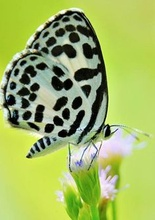
%> input picture Features/butterfly.jpg, 155 x 220 px, shrunk from 236 x 336 before the run
$ octave canny.m   (GNU Octave 9; MATLAB toolbox functions it lacks are replaced by stand-ins)
%> lines starting %> are read from the running program, lines starting %| are printed output that depends on the picture
f = rgb2gray(im2double(imread('butterfly.jpg')));
%> f: size 220x155 double; min 0, max 0.995, mean 0.648
s = sqrt(2); % std dev
hthresh = 0.1250;
lthresh = hthresh*0.4;


%% Gaussian blur the input image
Bf = imfilter(f, fspecial('gaussian',ceil(3*s)*2+1, s), 'replicate', 'conv');
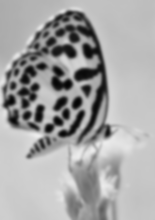
%> Bf: size 220x155 double; min 0.0165, max 0.933, mean 0.648

%% Compute gradient magnitude maps in 4 directions: — \ | /
dfdx = imfilter(Bf, [1, 0, -1; 2, 0, -2; 1, 0, -1], 'conv');
dfdy = imfilter(Bf, [1, 2, 1; 0, 0, 0; -1, -2, -1], 'conv');
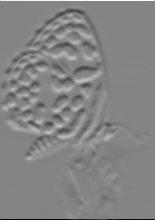
%> dfdy: size 220x155 double; min -3.29, max 3.04, mean -0.000121; drawn with min black and max white
grad = sqrt(dfdx.^2 + dfdy.^2);
theta = atan2d(dfdy, dfdx);
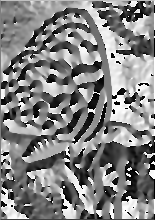
%> theta: size 220x155 double; min -180, max 180, mean 5.3; drawn with min black and max white

%% Edge thinning: Non-maximum suppression

[h,w] = size(f);
%> h = 220; w = 155
edgethin = zeros(h,w);
for i=2:h-1
    for j=2:w-1
        % 0 deg (180)
        if (theta(i,j) >= -22.5 && theta(i,j) <= 22.5) || (theta(i,j) < -157.5 && theta(i,j) >= -180)
            if (grad(i,j) >= grad(i,j+1)) && (grad(i,j) >= grad(i,j-1))
                edgethin(i,j) = grad(i,j);
            end
            % 45 deg
        elseif (theta(i,j) >= 22.5 && theta(i,j) <= 67.5) || (theta(i,j) < -112.5 && theta(i,j) >= -157.5)
            if (grad(i,j) >= grad(i+1,j+1)) && (grad(i,j) >= grad(i-1,j-1))
                edgethin(i,j) = grad(i,j);
            end
            % 90 deg
        elseif (theta(i,j) >= 67.5 && theta(i,j) <= 112.5) || (theta(i,j) < -67.5 && theta(i,j) >= -112.5)
            if (grad(i,j) >= grad(i+1,j)) && (grad(i,j) >= grad(i-1,j))
                edgethin(i,j) = grad(i,j);
            end
            % 135 deg
        elseif (theta(i,j) >= 112.5 && theta(i,j) <= 157.5) || (theta(i,j) < -22.5 && theta(i,j) >= -67.5)
            if (grad(i,j) >= grad(i+1,j-1)) && (grad(i,j) >= grad(i-1,j+1))
                edgethin(i,j) = grad(i,j);
            end
        end
    end
end
edgethin = edgethin/max(edgethin(:));

%% Hysteresis thresholding:

% Identify strong edge pixels > high threshold
% Trace connected edge pixels > low threshold
strongpix = zeros(h,w);
weakpix = zeros(h,w);
thresh = edgethin;

%detects strong pixels and no edges, then identifies weakpixels
for i=1:h
    for j=1:w
        if thresh(i,j) > hthresh %strong edge
            strongpix(i,j)=1;
        elseif thresh(i,j) > lthresh %weak edge
            weakpix(i,j)=1;
        end
    end
end
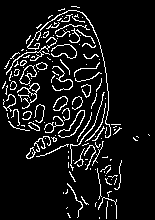
%> strongpix: size 220x155 double; values 0 (black) and 1 (white), 8.8% white in thin lines or dots
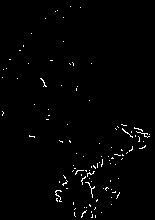
%> weakpix: size 220x155 double; values 0 (black) and 1 (white), 1.3% white in thin lines or dots

%checks pixels neighboring to an identified weakpixel to see if its edge
for i = 2:(h-1)
    for j=2:(w-1)
        if weakpix(i,j) == 1
            for ib = -1:1
                for jb = -1:1
                    if strongpix(i+ib, j+jb) == 1
                        strongpix(i,j)=1;
                    end
                end
            end
        end
    end
end
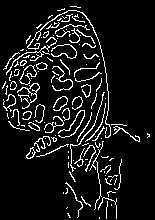
%> strongpix: size 220x155 double; values 0 (black) and 1 (white), 9.1% white in thin lines or dots
for j = 2:(w-1)
    for i=2:(h-1)
        if weakpix(i,j) == 1
            for ib = -1:1
                for jb = -1:1
                    if strongpix(i+ib, j+jb) == 1
                        strongpix(i,j)=1;
                    end
                end
            end
        end
    end
end
for i = (h-1):-1:2
    for j= (w-1):-1:2
        if weakpix(i,j) == 1
            for ib = -1:1
                for jb = -1:1
                    if strongpix(i+ib, j+jb) == 1
                        strongpix(i,j)=1;
                    end
                end
            end
        end
    end
end
%> strongpix: size 220x155 double; values 0 (black) and 1 (white), 9.2% white in thin lines or dots
for j = (w-1):-1:2
    for i= (h-1):-1:2
        if weakpix(i,j) == 1
            for ib = -1:1
                for jb = -1:1
                    if strongpix(i+ib, j+jb) == 1
                        strongpix(i,j)=1;
                    end
                end
            end
        end
    end
end

%% Output binary map of Canny edges
result = strongpix;

%output result
figure(1)
imshow(edge(f,'Canny', hthresh, s));
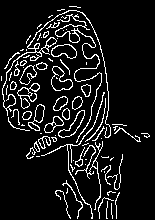
%> displayed picture: size 220x155 logical; 9.7% white in thin lines or dots
figure(2)
imshow(result);
figure(3)
imshow(f);
